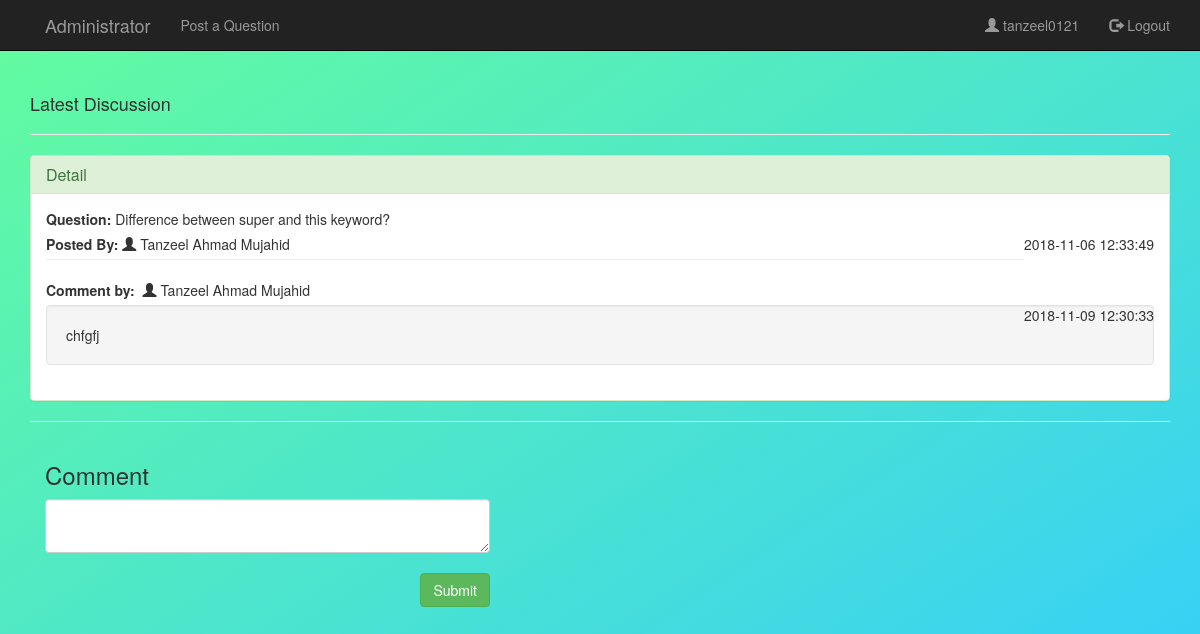
The app's page /pages/content.php?post_id=1 (signed in) with its own data.
### tables this page shows
CREATE TABLE `tbluser` (
  `user_Id` int(11) NOT NULL,
  `fname` varchar(255) DEFAULT NULL,
  `email` varchar(255) DEFAULT NULL,
  `gender` varchar(255) DEFAULT NULL,
  `mob_number` varchar(10) NOT NULL
);

CREATE TABLE `tblpost` (
  `post_Id` int(11) NOT NULL,
  `title` varchar(255) DEFAULT NULL,
  `content` text,
  `datetime` datetime DEFAULT NULL,
  `cat_id` int(12) DEFAULT NULL,
  `user_Id` varchar(245) DEFAULT NULL
);

CREATE TABLE `tblcomment` (
  `comment_Id` int(11) NOT NULL,
  `comment` varchar(255) DEFAULT NULL,
  `post_Id` int(11) DEFAULT NULL,
  `datetime` datetime DEFAULT NULL,
  `user_Id` int(12) DEFAULT NULL
);

### pages/content.php (the view, shortened to what this page needs)
<html>
<head>
<?php include "user-header.php"; ?>
    <div class="container" style="margin:7% auto;">
    	<h4>Latest Discussion</h4>
    	<hr>
         <div class="panel panel-success">
                <div class="panel-heading">
                    <h3 class="panel-title">Detail</h3>
                </div>
                 <div class="panel-body"> <div id="comments">
                            <?php
                include "../functions/db.php";
                     $id = $_GET['post_id'];
                $sql = mysqli_query($con,"SELECT * from tblpost as tp join category as c on tp.cat_id=c.cat_id where tp.post_Id='$id' ");
                if($sql==true){
                  while($row=mysqli_fetch_assoc($sql)){
                    extract($row);
                    if($user_Id==9999999999)
                    {
                       echo "<label>Question: </label> ".$title."<br>";
                       echo "<label>Posted By: </label>&nbsp;<span class='glyphicon glyphicon-eye-open'></span> Admin";
                       echo "<p class='pull-right'>".$datetime."</p>";
                       if($content==null)
                        {
                          echo "";
                        }
                        else
                        {
                          echo "<p class='well'>".$content."</p>";
                        }
                    }
                    else{
                      $sel = mysqli_query($con,"SELECT * from tbluser where user_Id='$user_Id' ");
                      while($row=mysqli_fetch_assoc($sel))
                      {
                        extract($row);
                        echo "<label>Question: </label> ".$title."<br>";
                        echo "<label>Posted By: </label>&nbsp;<span class='glyphicon glyphicon-user'></span>&nbsp;".$fname;
                        echo "<p class='pull-right'>".$datetime."</p>";
                      }
                    }
                }
                }
          ?>
   <hr style="margin-bottom: 0; margin-top: 0;">
              <?php
              $postid= $_GET['post_id'];
              $sql = mysqli_query($con,"SELECT * from tblcomment as c join tbluser as u on c.user_Id=u.user_Id where post_Id='$postid' order by datetime desc");
              $num = mysqli_num_rows($sql);
              if($num>0){
              while($row=mysqli_fetch_assoc($sql)){
              echo "<br>"."<label>Comment by: "."&nbsp;"."</label>"."<span class='glyphicon glyphicon-user'>"."</span>"."&nbsp;".$row['fname'];
              echo "<br>"."<p class='pull-right'>".$row['datetime']."</p>";
              echo "<p class='well'>".$row['comment']."</p>";
              }
            }
            ?>
            </div>
              </div>
          </div>
          <hr>
            <div class="col-sm-5 col-md-5 sidebar">
          <h3>Comment</h3>
          <form method="POST">
            <textarea type="text" class="form-control" id="commenttxt"></textarea><br>
            <input type="submit" id="save" class="btn btn-success pull-right" value="Submit">
          </form>
        </div>
    </div>
</body>
</html>

### css/global.css (style rules this page uses)
body { background: linear-gradient(to top left, #33ccff 0%, #66ff99 105%);; }

### records on screen
tblpost: title "Difference between super and this keyword?", datetime "2018-11-06 12:33:49"
tbluser: fname "Tanzeel Ahmad Mujahid"
tblcomment: user_Id.fname "Tanzeel Ahmad Mujahid", datetime "2018-11-09 12:30:33", comment "chfgfj"

### other values on screen
$username "tanzeel0121"
